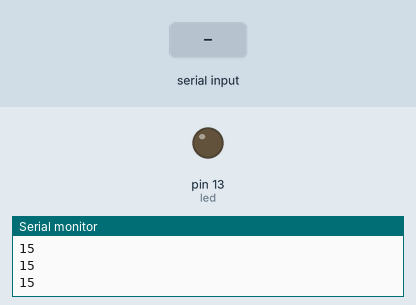
This sketch was run on a simulated Arduino Uno, built with avr-gcc and run on an emulated ATmega328P. Shown: output pins drawn as LEDs (lit = HIGH), the last lines printed to the serial monitor. The test bench sets the inputs (shaded band).

Above: at 1.5 s.
1.6 s: byte 12 (12) received over Serial
At 3.2 s:
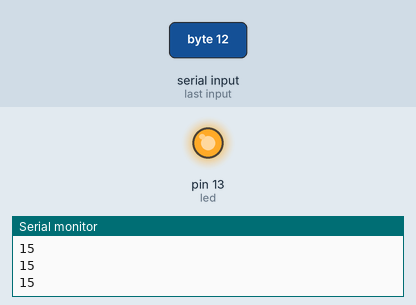
Timing chart, 0 to 5.5 s (numbered marks = the images above; inputs shaded):
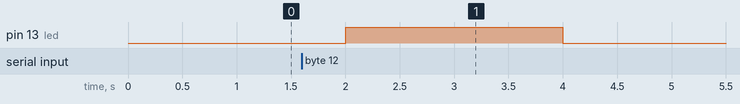

Measured:
- after the input at 1.6 s, pin 13 (led): LOW → HIGH after 0.40 s, → LOW 2.0 s later

The sketch:

serial_test.ino
```cpp
int led=13;
int code=15;
void setup()
{
    pinMode(led, OUTPUT);
// initialize serial
Serial.begin(9600);
//  digitalWrite(led, HIGH);
//  delay(2000);
//  digitalWrite(led, LOW);

}


void loop()
{
Serial.println(code);
delay(500);

  byte k = Serial.read();
  if(k==12)
  {
  digitalWrite(led, HIGH);
  delay(2000);
  digitalWrite(led, LOW);
  }

}
```
